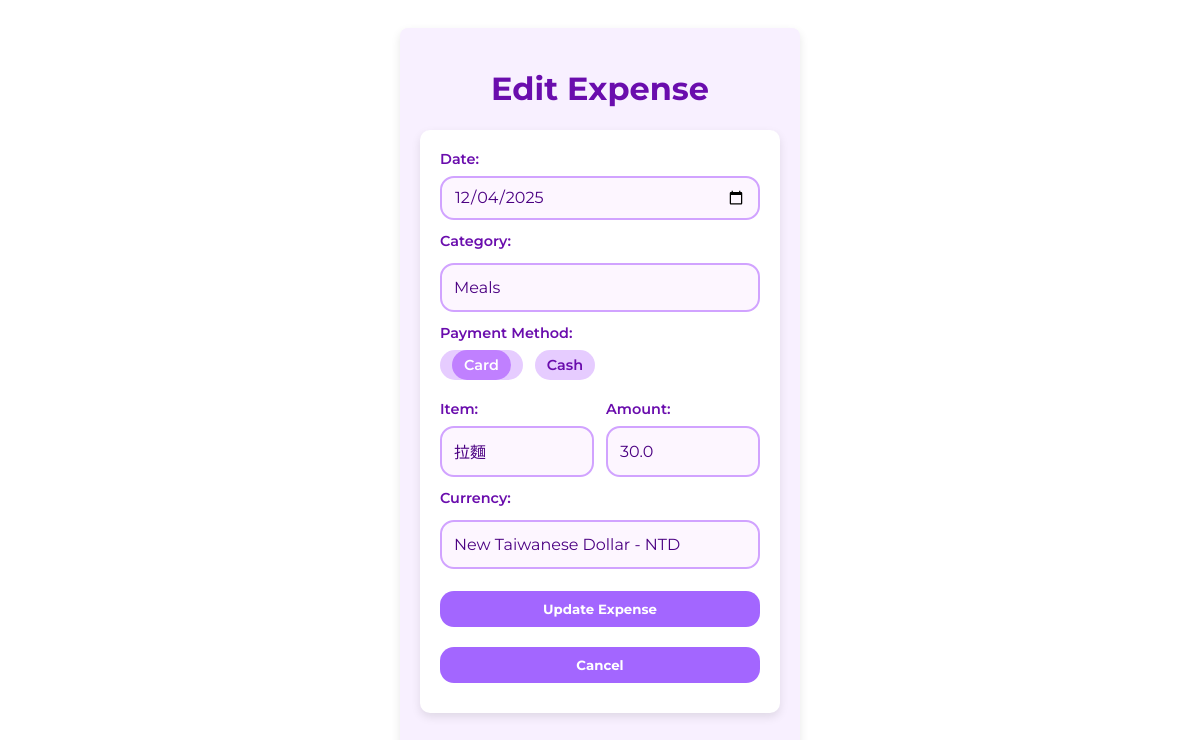
Before: /editExpense/4/3?next=/newExpense with the older database file.
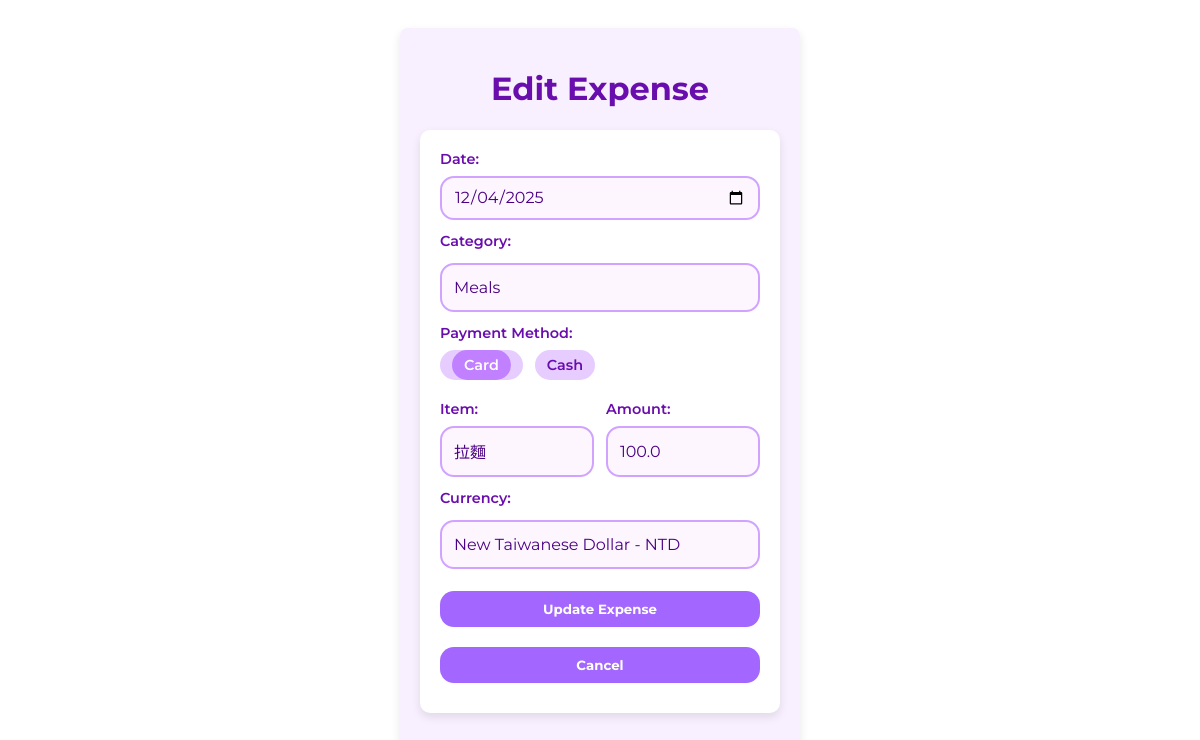
After: the same page with the newer database file.
### tables this page shows
CREATE TABLE expenses (
                     id INTEGER PRIMARY KEY, 
                     purchase_date TEXT,
                     item TEXT, 
                     amount REAL,
                     
                     currency_id INTEGER,
                     method_id INTEGER, 
                     category_id INTEGER,
                     trip_id INTEGER,
                  
                     FOREIGN KEY(currency_id) REFERENCES currencies(id),
                     FOREIGN KEY(method_id) REFERENCES paymentMethods(id),
                     FOREIGN KEY(category_id) REFERENCES categories(id),
                     FOREIGN KEY(trip_id) REFERENCES trips(id)
                    );

CREATE TABLE paymentMethods (
                id INTEGER PRIMARY KEY,
                method_name TEXT UNIQUE
            );

### app.py (the view, shortened to what this page needs)
@app.route('/editExpense/<int:trip_id>/<int:expense_id>', methods=['GET', 'POST'])
def editExpense(trip_id, expense_id):
    with sqlite3.connect(DB_FILE) as conn:
        conn.execute("PRAGMA foreign_keys = ON")
        c = conn.cursor()
        next_url = request.args.get('next')  # Get the next page from query string
        if not next_url:
            next_url = url_for('newExpense', trip_id=trip_id)
        errors = False
        expense_info = None
        new_purchase_date = ''
        new_category = ''
        new_payment_method = ''
        new_item = ''
        new_amount = ''
        new_currency = ''
        c.execute('SELECT * FROM categories ')
        categories_list = c.fetchall()
        c.execute('SELECT * FROM paymentMethods')
        paymentMethods_list = c.fetchall()
        c.execute('SELECT * FROM currencies')
        currencies_list = c.fetchall()
        if expense_id:
            c.execute('''
                SELECT e.purchase_date, ca.cat_name, p.method_name, e.item, e.amount, cu.code
                FROM expenses e
                JOIN categories ca ON e.category_id = ca.id
                JOIN paymentMethods p ON e.method_id = p.id
                JOIN currencies cu ON e.currency_id = cu.id

                WHERE e.id = ?
                AND trip_id = ?
            ''', (expense_id, trip_id))
            expense_info = c.fetchone()
        return render_template(
        'editExpense.html',
        trip_id=trip_id,
        next_url=next_url,
        categories_list=categories_list,
        paymentMethods_list=paymentMethods_list,
        currencies_list=currencies_list,
        entered_date=expense_info[0] if expense_info else '',
        entered_category=expense_info[1] if expense_info else '',
        entered_paymentMethod=expense_info[2] if expense_info else '',
        entered_item=expense_info[3] if expense_info else '',
        entered_amount_str=expense_info[4] if expense_info else '',
        entered_currency=expense_info[5] if expense_info else ''
    )

### templates/editExpense.html (shortened to what this page needs)
<!DOCTYPE html>
<html lang="en">
    <head>
        <link rel="stylesheet" href="{{ url_for('static', filename='style.css') }}">
    </head>
    <body>
        <div class="container">
            <h1>Edit Expense</h1>
            <form method="POST" class="form-box" id="trip-form" novalidate>
                <label>Date:</label>
                <input type="date" name="purchase_date" class="input-field"
                        value="{{ entered_date|default('') }}">
                <label>Category:</label>
                <select name="category" class="input-field">
                    {% for category in categories_list %}
                    <option value="{{ category[1] }}"
                        {% if category[1] == entered_category|default('') %} selected {% endif %}>
                        {{ category[1]|title }}
                    </option>
                    {% endfor %}
                </select>
                <label>Payment Method:</label>
                <div class="payment-methods">
                    {% for paymentMethod in paymentMethods_list %}
                    <label class="payment-option">
                        <span>{{ paymentMethod[1]|title }}</span>
                    </label>
                    {% endfor %}
                </div>
                <div class="item-amount-group">
                    <div class="field">
                        <label>Item:</label>
                        <input type="text" name="item" class="input-field"
                            value="{{ entered_item|default('') }}">
                    </div>
                    <div class="field">
                        <label>Amount:</label>
                        <input type="number" step="0.01" name="amount" class="input-field"
                            value="{{ entered_amount_str|default('') }}">
                    </div>
                </div>
                <label>Currency:</label>
                <select name="currency" class="input-field">
                    {% for currency in currencies_list %}
                    <option name="currency" value="{{ currency[1] }}"
                        {% if currency[1] == entered_currency|default('') %} selected {% endif %}>
                        {{ currency[2] }} - {{ currency[1] }}
                    </option>
                    {% endfor %}
                </select>
                <button type="submit" class="btn btn-submit">Update Expense</button>
                <a href="{{ next_url }}">
                    <button type="button" class="btn btn-submit">Cancel</button>
                </a>
            </form>
        </div>
    </body>
</html>

### static/style.css (style rules this page uses)
* { box-sizing: border-box; }
body { background-color: #fff; font-family: 'Montserrat', sans-serif; color: #4B0082; display: flex; justify-content: center; padding: 20px; }
button, input, select, textarea { font-family: inherit; }
.container { width: 100%; max-width: 400px; background-color: #f8f0ff; padding: 20px; border-radius: 8px; box-shadow: 0 4px 10px rgba(0, 0, 0, 0.1); box-sizing: border-box; }
h1 { text-align: center; color: #6a0dad; }
.form-box { display: flex; flex-direction: column; margin-bottom: 20px; }
label { margin-bottom: 10px; display: block; width: 100%; }
input, select { border-radius: 8px; border: 1px solid #ccc; }
select { padding: 8px; margin-top: 5px; }
.input-field, select.input-field { width: 100%; padding: 14px 12px; font-size: 1em; border-radius: 14px; border: 2px solid #d1a3ff; background-color: #fdf6ff; color: #4B0082; box-sizing: border-box; }
select.input-field { appearance: none; -webkit-appearance: none; -moz-appearance: none; }
.input-field::placeholder { color: #b28cff; }
.form-box label { font-size: 0.9em; font-weight: 600; color: #6a0dad; margin-bottom: 8px; }
.form-box label + select, .form-box label + input { margin-bottom: 12px; }
.form-box { background-color: #fff; padding: 20px; border-radius: 10px; box-shadow: 0 4px 10px rgba(0,0,0,0.1); max-width: 500px; margin: 20px auto; }
input[type="date"] { width: 100%; max-width: 100%; min-width: 0; box-sizing: border-box; appearance: none; -webkit-appearance: none; -moz-appearance: none; display: block; }
input[type="date"].input-field { height: 44px; line-height: 1.2; }
.payment-methods { display: flex; gap: 12px; flex-wrap: wrap; margin-bottom: 12px; }
.payment-option { width: auto; display: block; align-items: center; cursor: pointer; background-color: #e6ccff; padding: 6px 12px; border-radius: 20px; transition: background-color 0.2s; }
.payment-option span { pointer-events: none; }
.payment-option input:checked + span { background-color: #c080ff; color: white; padding: 6px 12px; border-radius: 20px; }
.item-amount-group { display: flex; gap: 12px; flex-wrap: wrap; }
.item-amount-group .field { flex: 1; }
.btn { background-color: #a366ff; color: white; border: none; padding: 10px 18px; margin: 10px 0; border-radius: 14px; cursor: pointer; font-weight: bold; text-decoration: none; white-space: nowrap; text-align: center; display: inline-block; }
.btn-submit { width: 100%; }

Changed rows visible on the page:
changed expenses "拉麵": amount "30.0" → "100.0"
